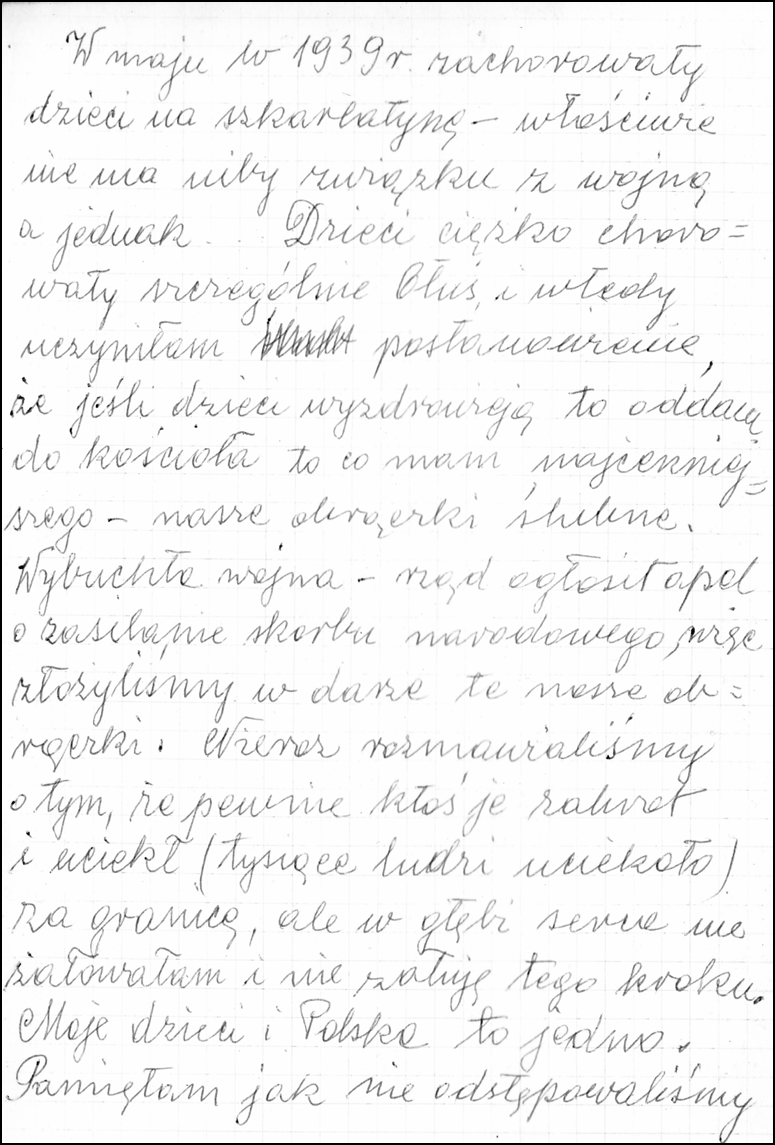
#> input picture input_pages/Eugenia_pg002_.png, 775 x 1145 px
$ python -i Polish_handwriting_transcriber_v3.py   (imports and definitions only)
#> lines starting #> are read from the running program, lines starting #| are printed output that depends on the picture; after the words box and inside, x2 and y2 are one past the last pixel; in counts of white or black regions, pixels touching at a corner belong together
#> further down, picture is the input picture: shape (1145, 775, 3); min 0, max 255, mean 243.7
#!/usr/bin/env python3
# -*- coding: utf-8 -*-
"""
Polish_handwriting_transcriber_v4
---------------------------------
Runs from its own directory, expects two subdirs:
  - input_pages/         (Eugenia_pg###.png)
  - output_transcripts/  (Eugenia_pg###.txt)

• Processes a sequential range of pages (hardcoded START_NUM & NUM_FILES).
• Preprocessing:
    - Prefer OpenCV if available (CLAHE, denoise, unsharp, adaptive thresh).
    - Otherwise Pillow-only fallback (autocontrast, median denoise, unsharp,
      heuristic binarization).
• Calls OpenAI Responses API (GPT-5) with image input for literal Polish transcription.
• Preserves spelling/idioms; does NOT mimic layout; removes hyphenation only across line breaks.
• Logs, for each processed file: character count and elapsed time (seconds).
• No command-line arguments.

Quick start (once):
-------------------
pip install --upgrade openai pillow numpy
# Optional (better cleanup):
# pip install --upgrade opencv-python-headless

Environment:
------------
Set OPENAI_API_KEY in your environment before running.

Edit the two numbers below (START_NUM, NUM_FILES), then run:
python Polish_handwriting_transcriber_v4.py
"""

from __future__ import annotations

import os
import io
import time
import base64
import logging
from pathlib import Path
from typing import Any, Tuple

import numpy as np
from PIL import Image, ImageOps, ImageFilter

# Robust BICUBIC resolver for different Pillow versions
try:
    RESAMPLE_BICUBIC = Image.Resampling.BICUBIC  # Pillow >= 9.1
except Exception:  # pragma: no cover
    RESAMPLE_BICUBIC = Image.BICUBIC            # type: ignore # Older Pillow

# Try OpenCV, but don’t require it.
HAS_CV2 = True
try:
    import cv2  # type: ignore
except Exception:
    HAS_CV2 = False

# OpenAI SDK (Responses API)
from openai import OpenAI

# ------------------------------
# Hardcoded configuration block
# ------------------------------

BASE_DIR = Path(__file__).resolve().parent
INPUT_DIR = BASE_DIR / "input_pages"
OUTPUT_DIR = BASE_DIR / "output_transcripts"

START_NUM: int = 118    # e.g., 118 -> starts with Eugenia_pg118.png
NUM_FILES: int = 2      # process this many pages starting at START_NUM

OPENAI_MODEL: str = "gpt-5"

# Preprocessing knobs
UPSCALE_FACTOR: float = 1.35
APPLY_CLAHE: bool = True           # OpenCV path only
APPLY_DENOISE: bool = True
APPLY_UNSHARP: bool = True
APPLY_ADAPTIVE_THRESH: bool = True # OpenCV: adaptive; Pillow: heuristic

SKIP_MISSING: bool = True

# Optional: save preprocessed images alongside outputs for debugging
DEBUG_SAVE_PREPROC: bool = False

# ------------------------------
# Prompts (strict & minimal)
# ------------------------------

SYSTEM_PROMPT = (
    "Jesteś ekspertem w wiernym przepisywaniu polskich rękopisów.\n"
    "Zadanie: przepisz DOKŁADNIE treść ze skanu.\n"
    "Zasady:\n"
    "1) Przepisuj słowo w słowo, zachowując oryginalną pisownię (błędy i regionalizmy też).\n"
    "2) Nie naśladuj układu strony (kolumn, łamań); tekst ma być ciągły.\n"
    "3) Usuwaj tylko sztuczne dzielenie wyrazów na końcu wersu (np. 'prze-\\nkazać' → 'przekazać').\n"
    "4) Używaj polskich znaków diakrytycznych.\n"
    "5) Jeśli fragment jest nieczytelny, wstaw [**].\n"
    "6) Odpowiadaj WYŁĄCZNIE pełnym tekstem – bez komentarzy, bez nagłówków."
)

USER_BRIEF = "Przepisz ten polski rękopis zgodnie z zasadami. Zwróć wyłącznie tekst przepisu."

# ------------------------------
# Helpers
# ------------------------------

# [4 lines left out: function ensure_dirs, not called in this run]

def page_png_name(n: int) -> str:
    return f"Eugenia_pg{n:03d}.png"

# [6 lines left out: function img_to_data_uri, not called in this run]

# ------------------------------
# Preprocessing (OpenCV path)
# ------------------------------

def _preprocess_opencv(pil_img: Image.Image) -> Image.Image:
    img = np.array(pil_img)
    if img.ndim == 3:
        img = cv2.cvtColor(img, cv2.COLOR_RGB2BGR)

    gray = cv2.cvtColor(img, cv2.COLOR_BGR2GRAY)

    if UPSCALE_FACTOR and UPSCALE_FACTOR > 1.0:
        new_w = int(gray.shape[1] * UPSCALE_FACTOR)
#> new_w = 1046
        new_h = int(gray.shape[0] * UPSCALE_FACTOR)
#> new_h = 1545
        gray = cv2.resize(gray, (new_w, new_h), interpolation=cv2.INTER_CUBIC)
#> gray: shape (1545, 1046)

    if APPLY_CLAHE:
        clahe = cv2.createCLAHE(clipLimit=2.0, tileGridSize=(8, 8))
        gray = clahe.apply(gray)
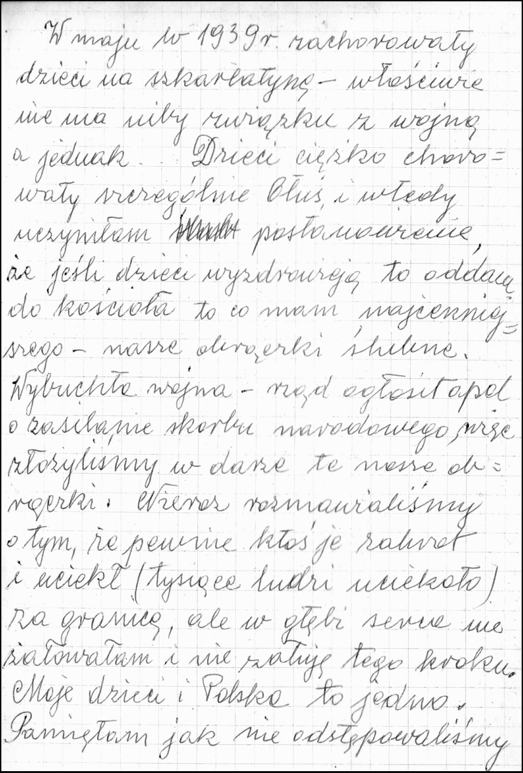
#> gray: shape (1545, 1046) (shown at 1/2 size); min 1, max 255, mean 238.1

    if APPLY_DENOISE:
        gray = cv2.fastNlMeansDenoising(gray, h=10, templateWindowSize=7, searchWindowSize=21)

    if APPLY_UNSHARP:
        blur = cv2.GaussianBlur(gray, (0, 0), sigmaX=1.0)
        gray = cv2.addWeighted(gray, 1.5, blur, -0.5, 0)

    if APPLY_ADAPTIVE_THRESH:
        gray = cv2.adaptiveThreshold(
            gray, 255, cv2.ADAPTIVE_THRESH_GAUSSIAN_C, cv2.THRESH_BINARY, 31, 15
        )
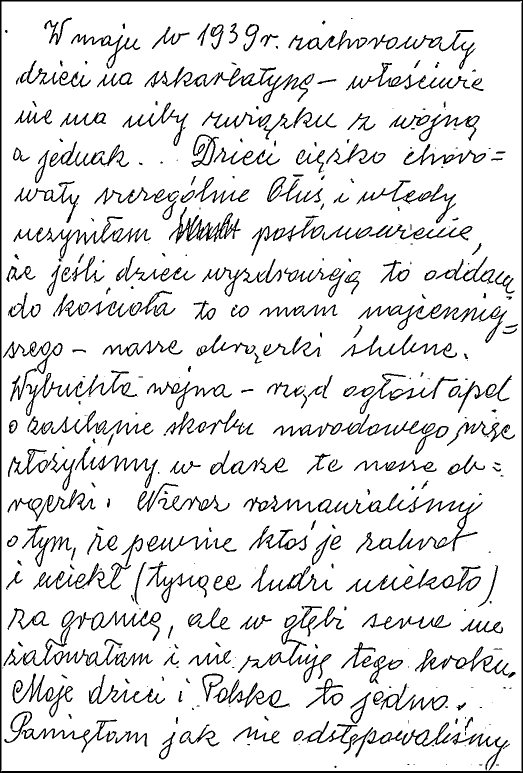
#> gray: shape (1545, 1046) (shown at 1/2 size); 89.7% white; 435 black regions (134 under 20 px), largest, box (x1, y1, x2, y2) and area: (0, 0, 1046, 1545) 15501, (635, 986, 965, 1107) 4531, (46, 1224, 306, 1334) 2869

    return Image.fromarray(gray if gray.ndim == 2 else cv2.cvtColor(gray, cv2.COLOR_BGR2RGB))

# ------------------------------
# Preprocessing (Pillow fallback)
# ------------------------------

# [28 lines left out: function _preprocess_pillow, not called in this run]

def preprocess_for_ocr(pil_img: Image.Image) -> Image.Image:
    if HAS_CV2:
        return _preprocess_opencv(pil_img)
    else:
        logging.warning("OpenCV not detected; using Pillow-only preprocessing fallback.")
        return _preprocess_pillow(pil_img)

# ------------------------------
# Text post-processing
# ------------------------------

# [167 lines left out: functions remove_linebreak_hyphenation, extract_output_text, call_openai_transcribe_image, main, not called in this run]

# [2 lines not run here, left out]

>>> import cv2
>>> picture = cv2.cvtColor(cv2.imread('input_pages/Eugenia_pg002_.png'), cv2.COLOR_BGR2RGB)
>>> result = preprocess_for_ocr(picture)

$ run again, on input_pages/Eugenia_pg013_.png
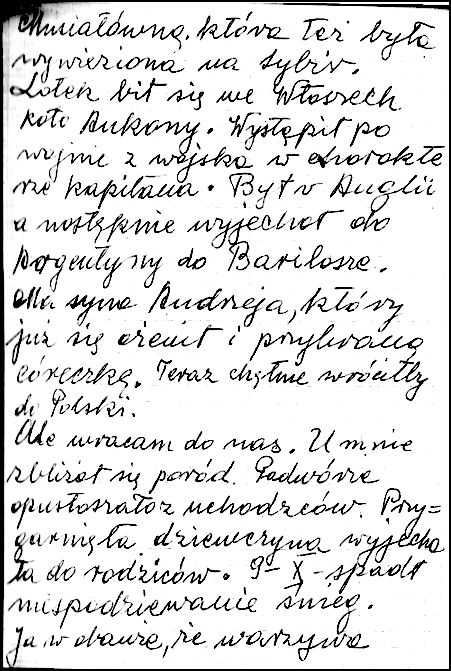
#> input picture input_pages/Eugenia_pg013_.png, 451 x 671 px
#> picture is the input picture: shape (671, 451, 3); min 0, max 255, mean 222.4
#> in _preprocess_opencv, `blur = cv2.GaussianBlur(gray, (0, 0), sigmaX=1.0)`:
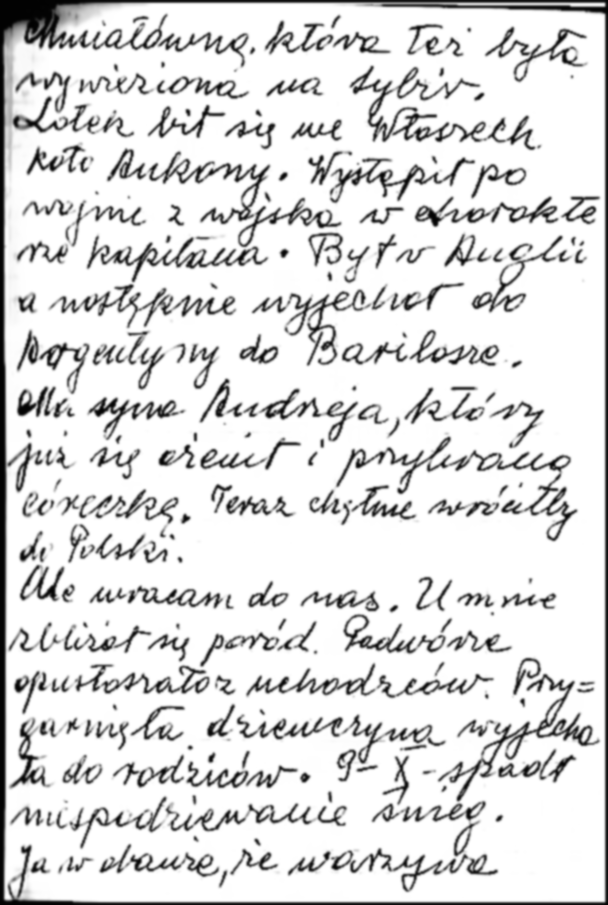
#> blur: shape (905, 608); min 2, max 255, mean 221.4
#> in _preprocess_opencv, `gray = cv2.adaptiveThreshold( gray, 255, cv2.ADAPTIVE_THRESH_GAUSSIAN_..`:
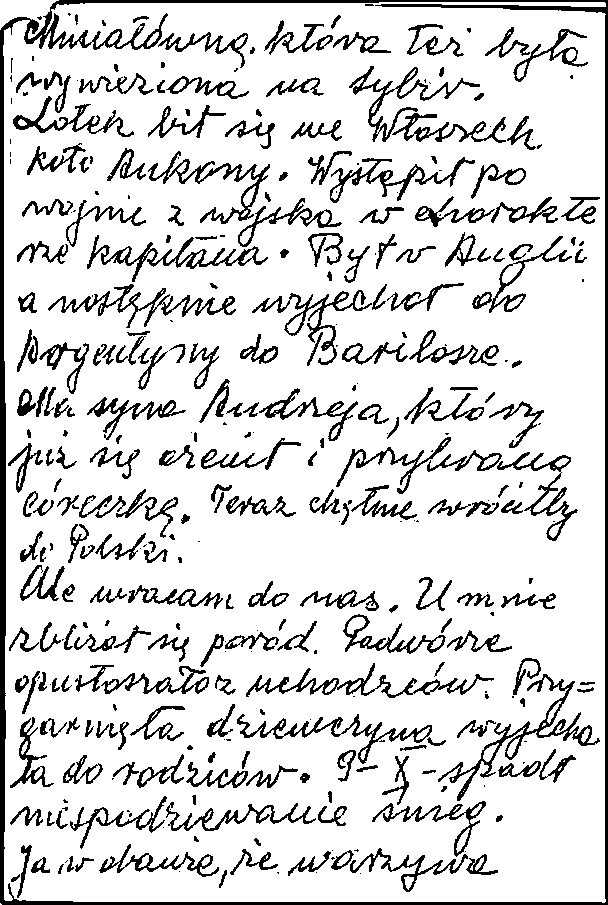
#> gray: shape (905, 608); 85.2% white; 354 black regions (106 under 20 px), largest, box (x1, y1, x2, y2) and area: (0, 0, 608, 905) 12729, (438, 674, 600, 801) 1986, (246, 663, 494, 698) 1565

$ run again, on input_pages/Eugenia_pg015_.png
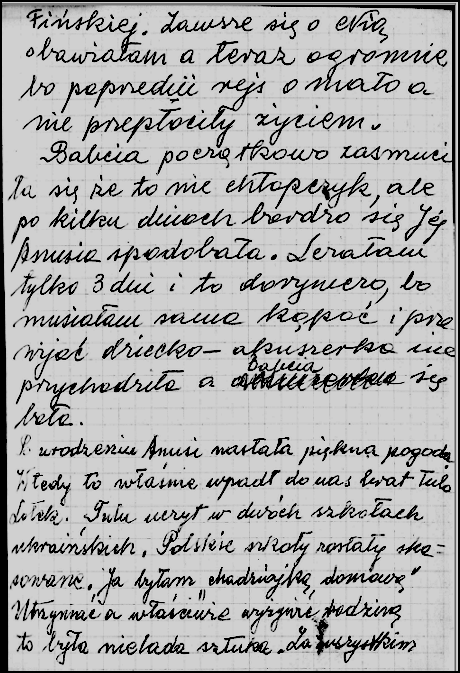
#> input picture input_pages/Eugenia_pg015_.png, 460 x 673 px
#> picture is the input picture: shape (673, 460, 3); min 0, max 211, mean 173.4
#> in _preprocess_opencv, `blur = cv2.GaussianBlur(gray, (0, 0), sigmaX=1.0)`:
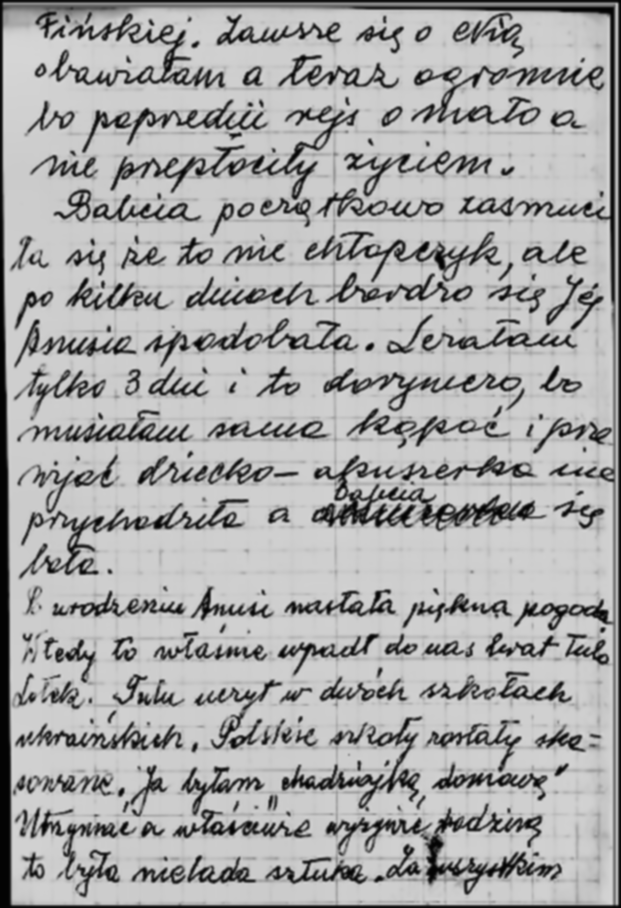
#> blur: shape (908, 621); min 3, max 215, mean 169.4
#> in _preprocess_opencv, `gray = cv2.adaptiveThreshold( gray, 255, cv2.ADAPTIVE_THRESH_GAUSSIAN_..`:
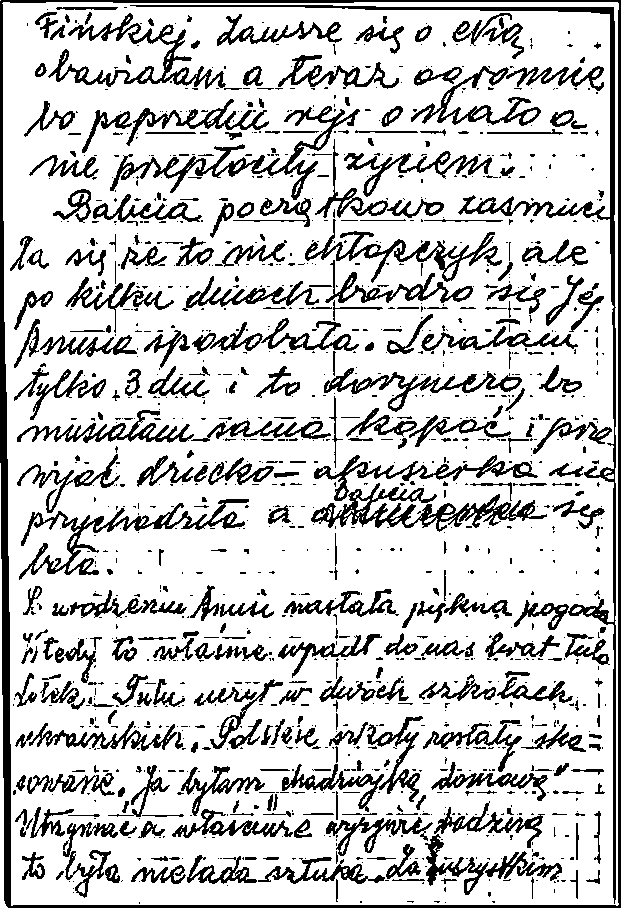
#> gray: shape (908, 621); 79.5% white; 1363 black regions (1009 under 20 px), largest, box (x1, y1, x2, y2) and area: (0, 0, 621, 908) 11204, (130, 5, 616, 904) 6209, (311, 483, 547, 532) 3259

$ run again, on input_pages/Eugenia_pg018_.png
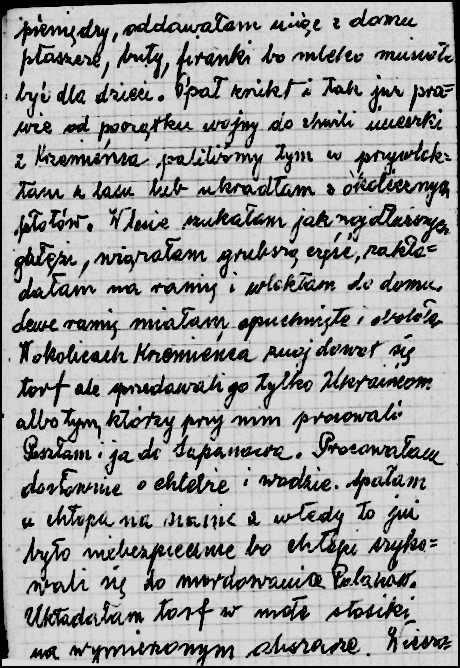
#> input picture input_pages/Eugenia_pg018_.png, 460 x 668 px
#> in _preprocess_opencv, img is the input picture: shape (668, 460, 3); mean B, G, R 163.7, 163.7, 163.7
#> in _preprocess_opencv, `blur = cv2.GaussianBlur(gray, (0, 0), sigmaX=1.0)`:
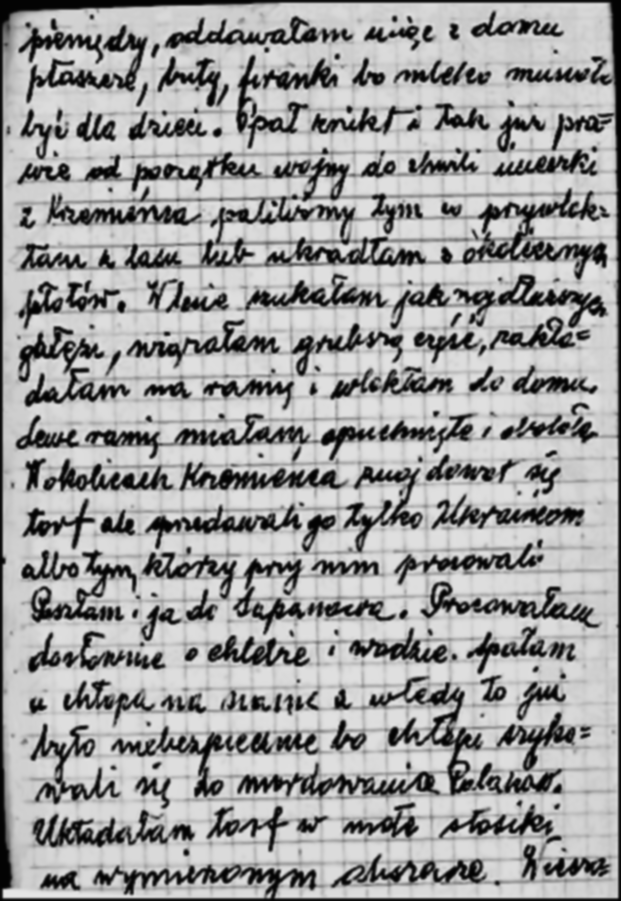
#> blur: shape (901, 621); min 2, max 231, mean 160.6
#> in _preprocess_opencv, `gray = cv2.adaptiveThreshold( gray, 255, cv2.ADAPTIVE_THRESH_GAUSSIAN_..`:
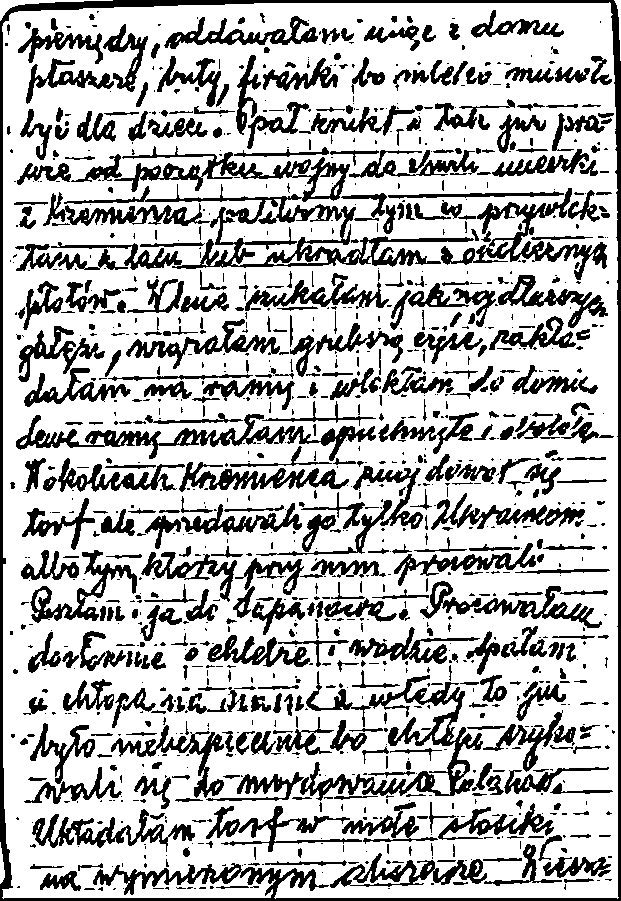
#> gray: shape (901, 621); 72.8% white; 1177 black regions (691 under 20 px), largest, box (x1, y1, x2, y2) and area: (0, 0, 621, 901) 13087, (64, 146, 474, 269) 8672, (300, 671, 483, 801) 4989
